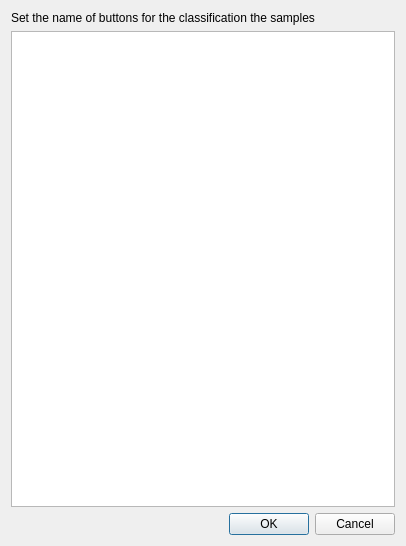
<?xml version="1.0" encoding="UTF-8"?>
<ui version="4.0">
 <class>Dialog</class>
 <widget class="QDialog" name="Dialog">
  <property name="geometry">
   <rect>
    <x>0</x>
    <y>0</y>
    <width>406</width>
    <height>546</height>
   </rect>
  </property>
  <property name="windowTitle">
   <string>Set the classifications buttons</string>
  </property>
  <layout class="QVBoxLayout" name="verticalLayout">
   <item>
    <widget class="QLabel" name="label">
     <property name="text">
      <string>Set the name of buttons for the classification the samples</string>
     </property>
     <property name="wordWrap">
      <bool>true</bool>
     </property>
    </widget>
   </item>
   <item>
    <widget class="QTableWidget" name="tableBtnsConfig"/>
   </item>
   <item>
    <widget class="QDialogButtonBox" name="buttonBox">
     <property name="orientation">
      <enum>Qt::Horizontal</enum>
     </property>
     <property name="standardButtons">
      <set>QDialogButtonBox::Cancel|QDialogButtonBox::Ok</set>
     </property>
    </widget>
   </item>
  </layout>
 </widget>
 <resources/>
 <connections>
  <connection>
   <sender>buttonBox</sender>
   <signal>accepted()</signal>
   <receiver>Dialog</receiver>
   <slot>accept()</slot>
   <hints>
    <hint type="sourcelabel">
     <x>248</x>
     <y>254</y>
    </hint>
    <hint type="destinationlabel">
     <x>157</x>
     <y>274</y>
    </hint>
   </hints>
  </connection>
  <connection>
   <sender>buttonBox</sender>
   <signal>rejected()</signal>
   <receiver>Dialog</receiver>
   <slot>reject()</slot>
   <hints>
    <hint type="sourcelabel">
     <x>316</x>
     <y>260</y>
    </hint>
    <hint type="destinationlabel">
     <x>286</x>
     <y>274</y>
    </hint>
   </hints>
  </connection>
 </connections>
</ui>
